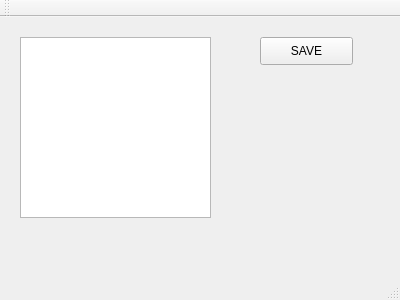
<?xml version="1.0" encoding="UTF-8"?>
<ui version="4.0">
 <class>MainWindow</class>
 <widget class="QMainWindow" name="MainWindow">
  <property name="geometry">
   <rect>
    <x>0</x>
    <y>0</y>
    <width>400</width>
    <height>300</height>
   </rect>
  </property>
  <property name="windowTitle">
   <string>MainWindow</string>
  </property>
  <widget class="QWidget" name="centralWidget">
   <widget class="QTextEdit" name="textEdit">
    <property name="geometry">
     <rect>
      <x>20</x>
      <y>20</y>
      <width>191</width>
      <height>181</height>
     </rect>
    </property>
   </widget>
   <widget class="QPushButton" name="pushButton">
    <property name="geometry">
     <rect>
      <x>260</x>
      <y>20</y>
      <width>93</width>
      <height>28</height>
     </rect>
    </property>
    <property name="text">
     <string>SAVE</string>
    </property>
   </widget>
  </widget>
  <widget class="QMenuBar" name="menuBar">
   <property name="geometry">
    <rect>
     <x>0</x>
     <y>0</y>
     <width>400</width>
     <height>25</height>
    </rect>
   </property>
  </widget>
  <widget class="QToolBar" name="mainToolBar">
   <attribute name="toolBarArea">
    <enum>TopToolBarArea</enum>
   </attribute>
   <attribute name="toolBarBreak">
    <bool>false</bool>
   </attribute>
  </widget>
  <widget class="QStatusBar" name="statusBar"/>
 </widget>
 <layoutdefault spacing="6" margin="11"/>
 <resources/>
 <connections/>
</ui>
